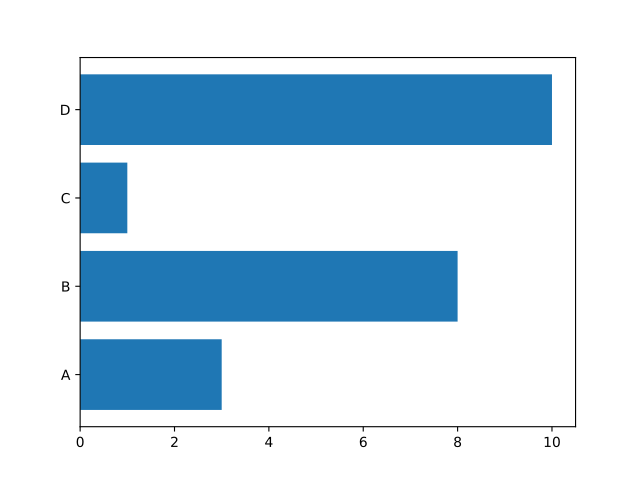

Source code (Python):
import matplotlib.pyplot as plt
import numpy as np

x = np.array(["A", "B", "C", "D"])
y = np.array([3, 8, 1, 10])

plt.barh(x, y)
plt.show()
